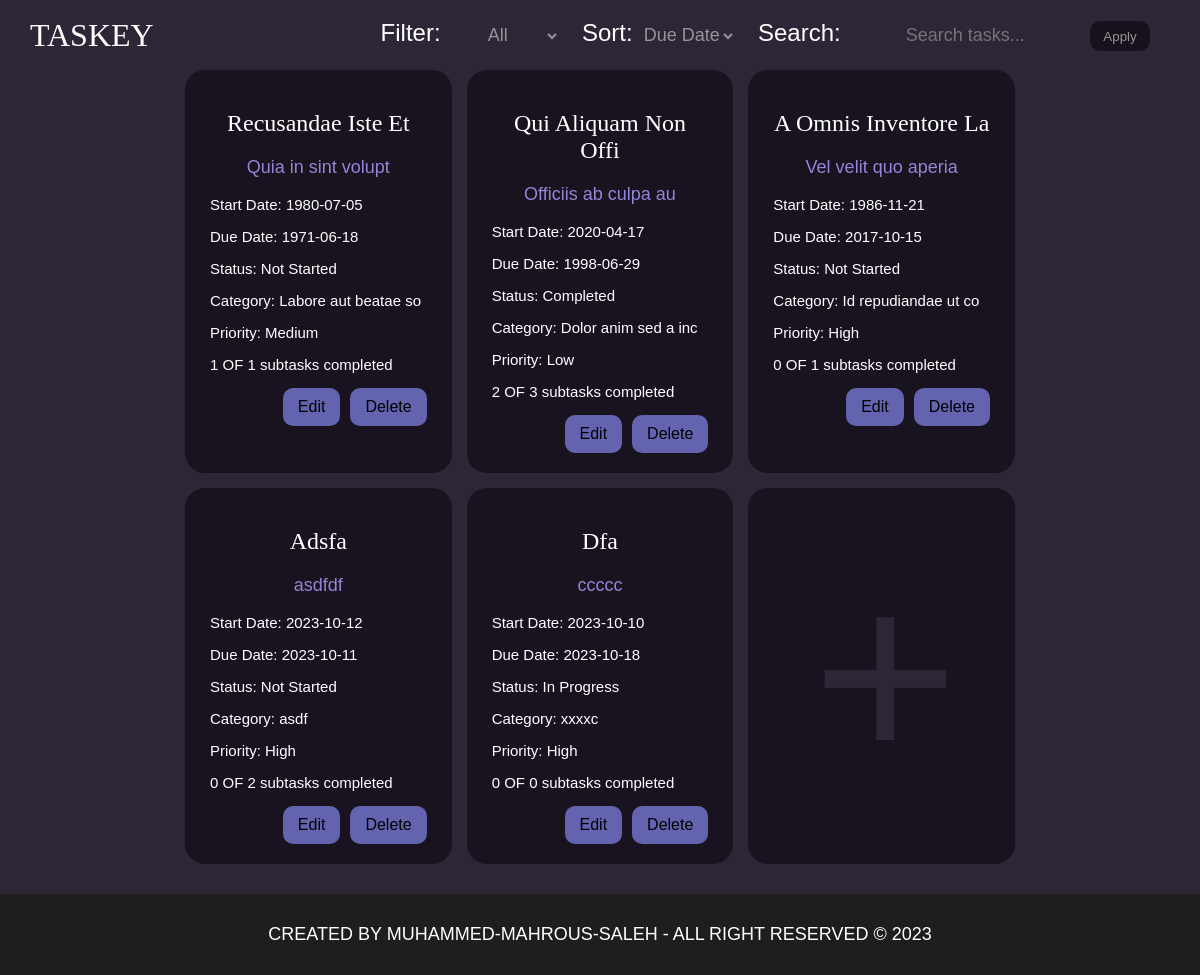
Before: / with the older database file.
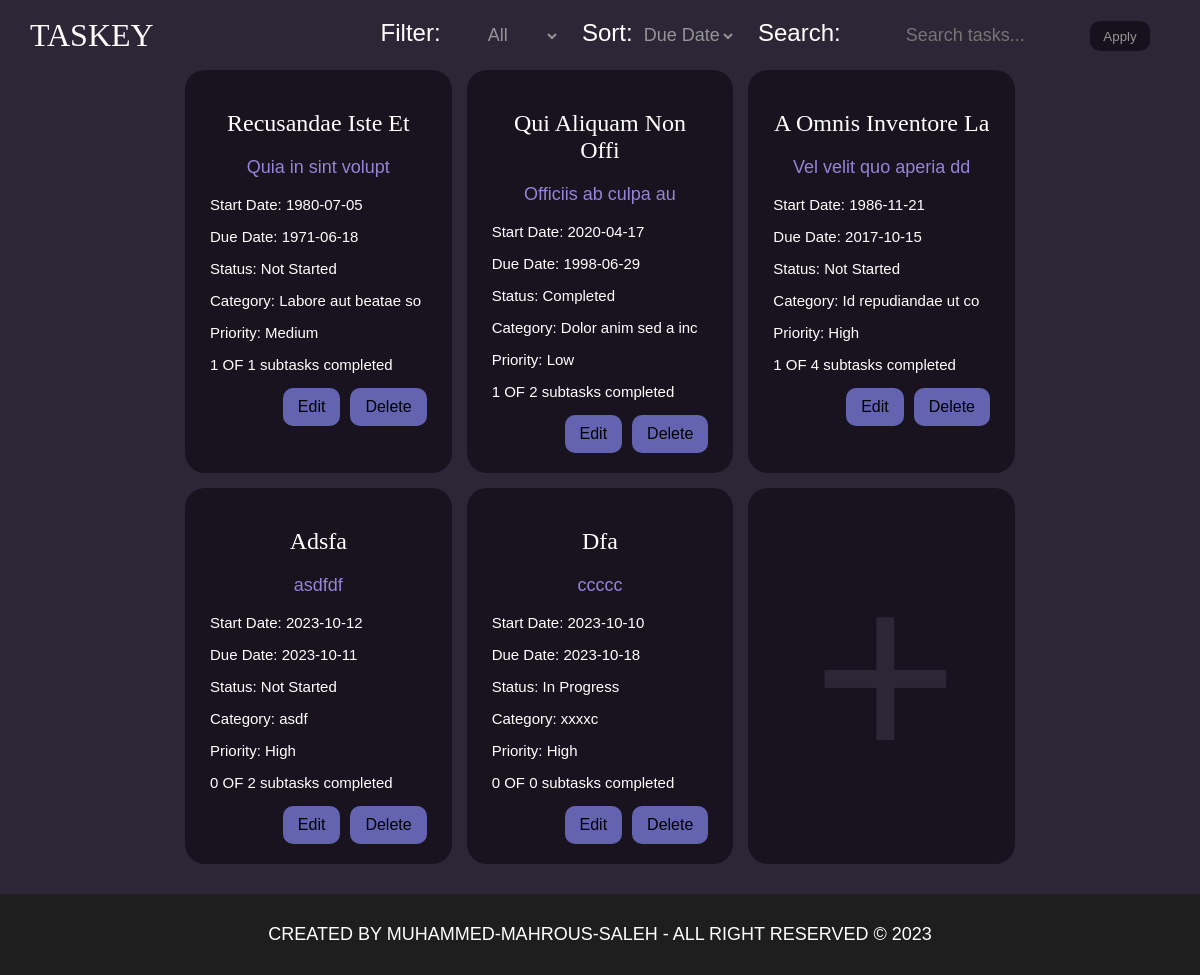
After: the same page with the newer database file.
### tables this page shows
CREATE TABLE Task (
            ID INTEGER PRIMARY KEY AUTOINCREMENT,
            Title TEXT NOT NULL,
            Description TEXT,
            DueDate TEXT,
            Status TEXT NOT NULL,
            Category TEXT,
            Priority INTEGER,
            Reminder TEXT,
            StartDate DATE DEFAULT CURRENT_DATE
        );

### app.py (the view)
@app.route('/')
def main_screen():
    sort_option = request.args.get('sort', 'DueDate')
    filter_option = request.args.get('filter', 'all')
    search_term = request.args.get('search', '')
    conn = get_db_connection()
    query = '''
        SELECT
            Task.*,
            COUNT(SubTask.ID) AS total_subtasks,
            SUM(CASE WHEN SubTask.status = 'Completed' THEN 1 ELSE 0 END) AS completed_subtasks
        FROM Task
        LEFT JOIN SubTask ON Task.ID = SubTask.TaskID
    '''
    params = []
    conditions = []
    if search_term != '':
        conditions.append('Task.Title LIKE ?')
        params.append('%' + search_term + '%')
    if filter_option != 'all':
        conditions.append('Task.Status = ?')
        params.append(filter_option)
    if conditions:
        query += ' WHERE ' + ' AND '.join(conditions)
    query += ' GROUP BY Task.ID'
    query += ' ORDER BY ' + sort_option
    if sort_option == 'Title':
        query += ' COLLATE NOCASE'
    tasks = conn.execute(query, params).fetchall()
    conn.close()
    return render_template('main.html', tasks=tasks, search_term=search_term)

### app.py (called while the page is built)
def get_db_connection():
    conn = sqlite3.connect('tasks.db')
    conn.row_factory = sqlite3.Row
    return conn

### templates/main.html (shortened to what this page needs)
<!DOCTYPE html>
<html lang="en">
<head>
    <link rel="stylesheet" href="../static/css/style.css">
</head>
<body>
    <header>
        <nav>
            <div class="logo">
                Taskey
            </div>
            <form method="get" action="/">
                <label for="filter">Filter:</label>
                <select id="filter" name="filter">
                    <option value="all" {{ 'selected' if filter_option=='all' }}>All</option>
                </select>
                <label for="sort">Sort:</label>
                <select id="sort" name="sort">
                    <option value="DueDate" {{ 'selected' if sort_option=='DueDate' }}>Due Date</option>
                </select>
                <label for="search">Search:</label>
                <input type="text" id="search" name="search" placeholder="Search tasks..." value="{{ search_term }}">
                <input type="submit" value="Apply" id="apply_filter">
            </form>
        </nav>
    </header>
    <main>
        <div class="tasks_container container">
            {% for task in tasks %}
            <div class="task_card">
                <h2 class="task_title">{{ task.Title }}</h2>
                <p class="task_desc">{{ task.Description }}</p>
                <p class="task_start">Start Date: {{ task.StartDate }}</p>
                <p class="task_due">Due Date: {{ task.DueDate }}</p>
                <p class="task_status">Status: {{ task.Status }}</p>
                <p class="task_cat">Category: {{ task.Category }}</p>
                <p class="prior">Priority:
                    {% if task.Priority == 1 %}
                    High
                    {% elif task.Priority == 2 %}
                    Medium
                    {% elif task.Priority == 3 %}
                    Low
                    {% endif %}
                </p>
                <p class="sub_count">{{ task.completed_subtasks }} OF {{ task.total_subtasks }} subtasks completed</p>
                <div class="btn_container">
                    <a class="task_edit" href="{{ url_for('task_screen', task_id=task.ID) }}">Edit</a>
                    <a class="task_delete" href="{{ url_for('delete_task', task_id=task.ID) }}"
                        onclick="return confirm('Are you sure you want to delete this task?');">Delete</a>
                </div>
            </div>
            {% endfor %}
            <a class="task_card new_card" href="{{ url_for('task_screen', task_id=0) }}"><i>+</i></a>
        </div>
    </main>
    <footer>
        created by Muhammed-Mahrous-Saleh - all right reserved © <span id="yearSpan"></span>
    </footer>
</body>
</html>

Changed rows visible on the page:
computed for Task "Qui Aliquam Non Offi": completed_subtasks "2" → "1"; total_subtasks "3" → "2"
changed Task "A Omnis Inventore La": Description "Vel velit quo aperia" → "Vel velit quo aperia dd"; completed_subtasks "0" → "1"; total_subtasks "1" → "4"
